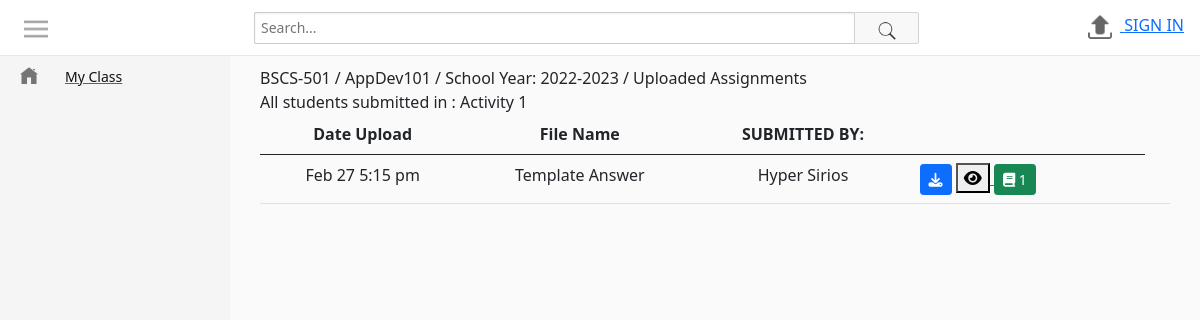
The app's page /my_student_assignment.php?subject_period_assignment_id=50&tc_id=6 with its own data.
### tables this page shows
CREATE TABLE `teacher_course` (
  `teacher_course_id` int(11) NOT NULL,
  `course_id` int(11) NOT NULL,
  `teacher_id` int(11) NOT NULL,
  `subject_id` int(11) NOT NULL,
  `thumbnail` varchar(150) NOT NULL,
  `school_year` varchar(10) NOT NULL,
  `school_year_id` int(11) NOT NULL
);

CREATE TABLE `course` (
  `course_id` int(11) NOT NULL,
  `course_name` varchar(100) NOT NULL,
  `creationDate` datetime DEFAULT current_timestamp()
);

CREATE TABLE `subject` (
  `subject_id` int(11) NOT NULL,
  `subject_code` varchar(100) NOT NULL,
  `subject_title` varchar(100) NOT NULL,
  `category` varchar(100) NOT NULL,
  `description` text NOT NULL,
  `unit` int(11) NOT NULL,
  `semester` varchar(100) NOT NULL
);

CREATE TABLE `school_year` (
  `school_year_id` int(11) NOT NULL,
  `school_year_term` varchar(10) NOT NULL,
  `period` varchar(15) NOT NULL,
  `statuses` varchar(9) NOT NULL
);

CREATE TABLE `subject_period_assignment` (
  `subject_period_assignment_id` int(11) NOT NULL,
  `type_name` varchar(40) NOT NULL,
  `description` text NOT NULL,
  `dateCreation` datetime NOT NULL DEFAULT current_timestamp(),
  `assignment_upload` varchar(150) NOT NULL,
  `teacher_course_id` int(11) NOT NULL,
  `subject_period_id` int(11) NOT NULL,
  `subject_id` int(11) NOT NULL,
  `viewed` varchar(3) NOT NULL,
  `due_date` datetime DEFAULT NULL,
  `max_submission` int(11) NOT NULL DEFAULT 1,
  `max_score` int(11) NOT NULL,
  `allow_late_submission` varchar(3) NOT NULL DEFAULT 'no',
  `ass_type` varchar(8) NOT NULL,
  `teacher_id` int(11) NOT NULL,
  `set_quiz` varchar(3) NOT NULL DEFAULT 'no'
);

CREATE TABLE `student_period_assignment` (
  `student_period_assignment_id` int(11) NOT NULL,
  `assignment_file` varchar(300) NOT NULL,
  `file_name` varchar(300) NOT NULL,
  `description` text NOT NULL,
  `subject_period_assignment_id` int(11) NOT NULL,
  `student_id` int(11) NOT NULL,
  `passed_date` datetime NOT NULL DEFAULT current_timestamp(),
  `grade` int(11) NOT NULL,
  `is_final` varchar(3) NOT NULL
);

CREATE TABLE `student` (
  `student_id` int(11) NOT NULL,
  `firstname` varchar(50) NOT NULL,
  `lastname` varchar(50) NOT NULL,
  `username` varchar(50) NOT NULL,
  `profilePic` varchar(50) NOT NULL,
  `password` varchar(50) NOT NULL,
  `status` varchar(15) NOT NULL,
  `dateCreation` datetime NOT NULL DEFAULT current_timestamp(),
  `course_id` int(11) NOT NULL
);

### includes/classes/SubjectPeriodAssignment.php (called while the page is built, shortened)
<?php
    class SubjectPeriodAssignment{
    private $con, $userLoggedInObj, $sqlData;
    public function __construct($con, $input, $userLoggedInObj)
    {
        $this->con = $con;
        $this->sqlData = $input;
        if(!is_array($input)){
            $query = $this->con->prepare("SELECT * FROM subject_period_assignment
                WHERE subject_period_assignment_id = :subject_period_assignment_id");
            $query->bindParam(":subject_period_assignment_id", $input);
            $query->execute();
            $this->sqlData = $query->fetch(PDO::FETCH_ASSOC);
        }
    }
    public function GetTypeName(){
        return isset($this->sqlData['type_name']) ? $this->sqlData["type_name"] : "";
    }
    public function GetSubjectPeriodAssignmentId(){
        return isset($this->sqlData['subject_period_assignment_id']) ? $this->sqlData["subject_period_assignment_id"] : 0;
    }
}
?>

### includes/classes/Teacher.php (called while the page is built, shortened)
<?php
    class Teacher{
    public function __construct($con, $userLoggedIn)
    {
        $this->con = $con;
        $query = $this->con->prepare("SELECT * FROM teacher
            WHERE username=:username");
            $query->bindValue(":username", $userLoggedIn);
            $query->execute();
    }
}
?>

### includes/classes/Student.php (called while the page is built, shortened)
<?php
    class Student{
    private $con, $userLoggedIn, $sqlData;
    public function __construct($con, $userLoggedIn)
    {
        $this->con = $con;
        $query = $this->con->prepare("SELECT * FROM student
            WHERE username=:username");
            $query->bindValue(":username", $userLoggedIn);
            $query->execute();
        $this->sqlData = $query->fetch(PDO::FETCH_ASSOC);
        if($this->sqlData == null){
            $student_id = $userLoggedIn;
            $query = $this->con->prepare("SELECT * FROM student
            WHERE student_id=:student_id");
            $query->bindValue(":student_id", $student_id);
            $query->execute();
            $this->sqlData = $query->fetch(PDO::FETCH_ASSOC);
        }
    }
    public function GetName() {
        return isset($this->sqlData["firstname"]) ? $this->sqlData["firstname"] . " " . $this->sqlData["lastname"] : "";
    }
    public function GetId() : int {
        return isset($this->sqlData['student_id']) ? $this->sqlData["student_id"] : 0;
    }
}
?>

### includes/classes/TeacherCourse.php (called while the page is built, shortened)
<?php
    class TeacherCourse{
    private $con, $userLoggedIn, $sqlData;
    public function __construct($con, $input, $userLoggedIn)
    {
        $this->con = $con;
        if(!is_array($input)) {
            $query = $this->con->prepare("SELECT * FROM teacher_course
                WHERE teacher_course_id = :teacher_course_id
                -- AND teacher_id=:teacher_id
                ");
            $query->bindValue(":teacher_course_id", $input);
            $query->execute();
            $this->sqlData = $query->fetch(PDO::FETCH_ASSOC);
        }
        else {
            $this->sqlData = $input;
        }
    }
    public function GetCourseId() : int {
        return isset($this->sqlData['course_id']) ? $this->sqlData["course_id"] : 0;
    }
    public function GetCourseSubjectId() : int {
        return isset($this->sqlData['subject_id']) ? $this->sqlData["subject_id"] : 0;
    }
    public function GetCourseName()  {
        $courseId = $this->GetCourseId();
        $query = $this->con->prepare("SELECT course_name FROM course
            WHERE course_id=:courseId");
        $query->bindValue(":courseId", $courseId);
        $query->execute();
        return $query->fetchColumn();
    }
    public function GetCourseSubjectCode()  {
        $subjectId = $this->GetCourseSubjectId();
        $query = $this->con->prepare("SELECT subject_code FROM subject
            WHERE subject_id=:subjectId");
        $query->bindValue(":subjectId", $subjectId);
        $query->execute();
        return $query->fetchColumn();
    }
    public function GetSchoolYear() : string {
        $school_year_id = isset($this->sqlData['school_year_id']) ? $this->sqlData["school_year_id"] : 0;
        $query = $this->con->prepare("SELECT school_year_term FROM school_year
            WHERE school_year_id=:school_year_id");
        $query->bindValue(":school_year_id", $school_year_id);
        $query->execute();
        return $query->fetchColumn();
    }
}
?>

### includes/classes/MyStudentAssignment.php (the view, shortened to what this page needs)
<?php
    class MyStudentAssignment{
    private $con, $teacherUserLoggedInObj, $subjectPeriodAssignment;
    public function __construct($con, $teacherUserLoggedInObj, $subjectPeriodAssignment)
    {
        $this->con = $con;
        $this->teacherUserLoggedInObj = $teacherUserLoggedInObj;
        $this->subjectPeriodAssignment = $subjectPeriodAssignment;
    }
    public function ShowListStudentAnsweredAssignment($teacher_course_id){
        $showingStudentPassedAssignment = $this->ShowingStudentPassedAssignment($teacher_course_id);
        $type_name = $this->subjectPeriodAssignment->GetTypeName();
        $teacherCourse = new TeacherCourse($this->con, $teacher_course_id, $this->teacherUserLoggedInObj);
        $courseName = $teacherCourse->GetCourseName();
        $courseCode = $teacherCourse->GetCourseSubjectCode();
        $schoolYear = $teacherCourse->GetSchoolYear();
        $output = "
            <div class='student_assignment_header'>
                <span>$courseName / $courseCode / School Year: $schoolYear / Uploaded Assignments</span>
            </div>
            <div class='student_assignment_table_header'>
                <span>All students submitted in : $type_name</span>
            </div>
            <div class='student_assignment_table_contentr'>
                $showingStudentPassedAssignment
            </div>
        ";
        return $output;
    }
    private function ShowingStudentPassedAssignment($teacher_course_id){
        $subject_period_assignment_id = $this->subjectPeriodAssignment->GetSubjectPeriodAssignmentId();
        $query = $this->con->prepare("SELECT * FROM student_period_assignment
            WHERE student_period_assignment_id IN(SELECT DISTINCT MAX(student_period_assignment_id)
            -- WHERE subject_period_assignment_id=:subject_period_assignment_id
            FROM student_period_assignment
            WHERE subject_period_assignment_id=:subject_period_assignment_id
            GROUP BY student_id)");
        $query->bindValue(":subject_period_assignment_id", $subject_period_assignment_id);
        $query->execute();
        $table = "
                <table class='table  table-hover'>
                    <thead>
                        <tr>
                            <th class='text-center'>Date Upload</th>
                            <th class='text-center'>File Name</th>
                            <th class='text-center'>SUBMITTED BY:</th>
                            <th></th>
                            <th></th>
                        </tr>
                    </thead>
            ";
        if($query->rowCount() > 0){
            while($row = $query->fetch(PDO::FETCH_ASSOC)){
                $student_id = $row['student_id'];
                $checkOtherStudentSubmission = $this->con->prepare("SELECT * FROM student_period_assignment
                    WHERE subject_period_assignment_id=:subject_period_assignment_id
                    AND student_id=:student_id");
                $checkOtherStudentSubmission->bindValue(":subject_period_assignment_id", $subject_period_assignment_id);
                $checkOtherStudentSubmission->bindValue(":student_id", $student_id);
                $checkOtherStudentSubmission->execute();
                $student_user = new Student($this->con, $row['student_id']);
                $date = $row['passed_date'];
                $file_name = $row['file_name'];
                $student_name = $student_user->GetName();
                $am_pm = date("g:i a", strtotime($date));
                $datex = date("M j", strtotime($date));
                $datex .= " ".$am_pm;
                $student_id = $student_user->GetId();
                $student_period_assignment_id = $row['student_period_assignment_id'];
                $studenOtherSubmission = $checkOtherStudentSubmission->rowCount();
                $studenOtherSubmissionOutput = 2;
                if($studenOtherSubmission > 0){
                    $studenOtherSubmissionOutput = "
                        <a href='my_student_assignment.php?subject_period_assignment_id=$subject_period_assignment_id&student_id=$student_id'>
                            <button class='btn btn-sm btn-success' title='Other submission'>
                                <i class='fa fa-book'></i> $studenOtherSubmission
                            </button>
                        </a>
                    ";
                }
                $table .= "
                    <tbody>
                        <tr>
                            <td class='text-center'>$datex</td>
                            <td class='text-center'>$file_name</td>
                            <td class='text-center'>$student_name</td>
                            <td>
                                <button class='btn btn-sm btn-primary' title='Download'>
                                    <i class='fas fa-download'></i>
                                </button>
                                 <a href='my_student_assignment_view.php?subject_period_assignment_id=$subject_period_assignment_id&student_period_assignment_id=$student_period_assignment_id&tc_id=$teacher_course_id'>
                                    <button title='View student assignment'>
                                        <i class='fa fa-eye'></i>
                                    </button>
                                </a>
                                <a href=''>
                                    $studenOtherSubmissionOutput
                                </a>
                            </td>
                            <td></td>
                            <td></td>
                        </tr>
                    </tbody>
                ";
            }
        }else{
            echo "No submission yet.";
        }
        $table .= "
            </table>
        ";
        return $table;
    }
}
?>

### assets/css/style.css (style rules this page uses)
html, body { height: 100%; padding: 0; margin: 0; }

### records on screen
teacher_course: course.course_name "BSCS-501", subject.subject_code "AppDev101", school_year.school_year_term "2022-2023"
subject_period_assignment: type_name "Activity 1"
student_period_assignment: passed_date "Feb 27 5:15 pm", file_name "Template Answer", student.lastname "Hyper Sirios", studenOtherSubmission "1"

### other values on screen
$text "My Class"
